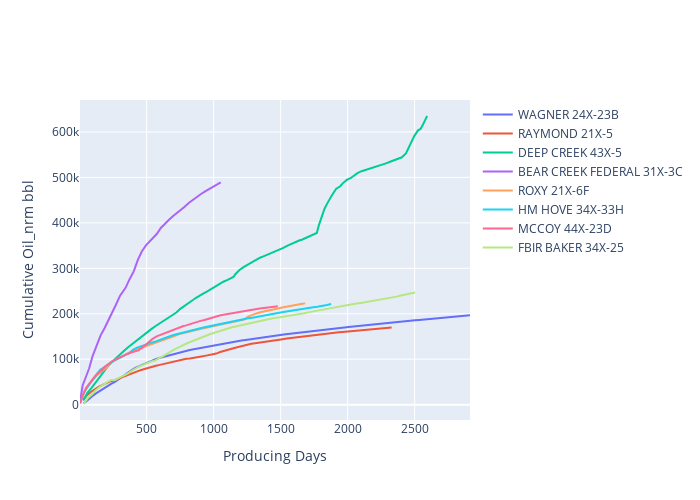

Source (notebook cell):
### Markdown cell above
## Simple Production Plot

### Code cell
df9 = df_header[df_header['Current_Operator'].str.contains('XTO')].sample(8)
df_prod = df_production.copy()
# ---------------------------------------------------------
STREAM_PLOT(dataframe = df9, 
            production_dataframe = df_prod, 
            material = 'Oil_nrm', 
            cumulative = 1, 
            line_width = 2,
            width = 700, height = 500 )
